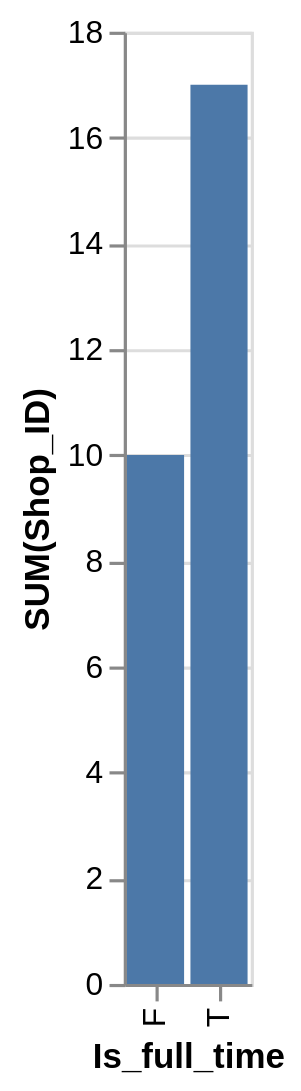

Describe this chart as a Vega-Lite specification.
### Vega-Lite specification from a JSON file in a GitHub repository (floating-point values rounded to 4 significant figures)
{"data": {"values": [{"x_data": "F", "y_data": 10}, {"x_data": "T", "y_data": 17}]}, "mark": "bar", "encoding": {"x": {"field": "x_data", "type": "nominal", "title": "Is_full_time", "sort": {"op": "sum", "field": "y_data", "order": "ascending"}}, "y": {"field": "y_data", "type": "quantitative", "title": "SUM(Shop_ID)"}}}
